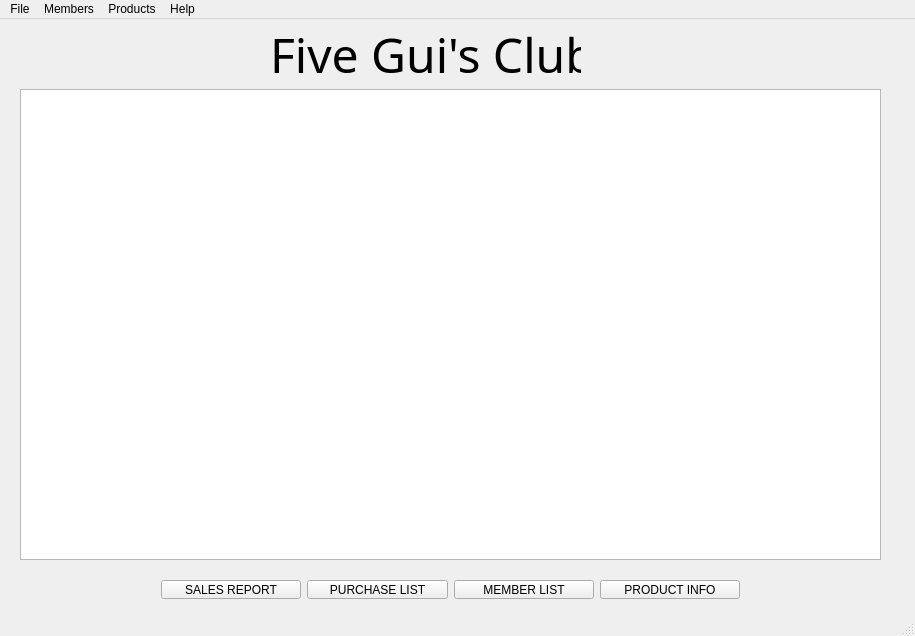
<?xml version="1.0" encoding="UTF-8"?>
<ui version="4.0">
 <class>MainWindow</class>
 <widget class="QMainWindow" name="MainWindow">
  <property name="geometry">
   <rect>
    <x>0</x>
    <y>0</y>
    <width>915</width>
    <height>636</height>
   </rect>
  </property>
  <property name="windowTitle">
   <string>Five Gui's Club Manager</string>
  </property>
  <property name="autoFillBackground">
   <bool>false</bool>
  </property>
  <property name="styleSheet">
   <string notr="true"/>
  </property>
  <widget class="QWidget" name="centralWidget">
   <widget class="QLabel" name="label">
    <property name="geometry">
     <rect>
      <x>270</x>
      <y>0</y>
      <width>311</width>
      <height>71</height>
     </rect>
    </property>
    <property name="font">
     <font>
      <family>Tempus Sans ITC</family>
      <pointsize>36</pointsize>
     </font>
    </property>
    <property name="styleSheet">
     <string notr="true">color: rgb(0, 0, 0);</string>
    </property>
    <property name="text">
     <string>Five Gui's Club</string>
    </property>
   </widget>
   <widget class="QListWidget" name="listWidget">
    <property name="geometry">
     <rect>
      <x>20</x>
      <y>70</y>
      <width>861</width>
      <height>471</height>
     </rect>
    </property>
    <property name="styleSheet">
     <string notr="true">color: rgb(0, 0, 0);</string>
    </property>
   </widget>
   <widget class="QWidget" name="layoutWidget">
    <property name="geometry">
     <rect>
      <x>150</x>
      <y>550</y>
      <width>601</width>
      <height>41</height>
     </rect>
    </property>
    <layout class="QHBoxLayout" name="horizontalLayout">
     <item>
      <widget class="QPushButton" name="pushButton">
       <property name="styleSheet">
        <string notr="true">color: rgb(0, 0, 0);</string>
       </property>
       <property name="text">
        <string>SALES REPORT</string>
       </property>
      </widget>
     </item>
     <item>
      <widget class="QPushButton" name="pushButton_8">
       <property name="styleSheet">
        <string notr="true">color: rgb(0, 0, 0);</string>
       </property>
       <property name="text">
        <string>PURCHASE LIST</string>
       </property>
      </widget>
     </item>
     <item>
      <widget class="QPushButton" name="pushButton_9">
       <property name="styleSheet">
        <string notr="true">color: rgb(0, 0, 0);</string>
       </property>
       <property name="text">
        <string>MEMBER LIST</string>
       </property>
      </widget>
     </item>
     <item>
      <widget class="QPushButton" name="pushButton_3">
       <property name="styleSheet">
        <string notr="true">color: rgb(0, 0, 0);</string>
       </property>
       <property name="text">
        <string>PRODUCT INFO</string>
       </property>
      </widget>
     </item>
    </layout>
   </widget>
   <zorder>layoutWidget</zorder>
   <zorder>label</zorder>
   <zorder>listWidget</zorder>
  </widget>
  <widget class="QStatusBar" name="statusBar"/>
  <widget class="QMenuBar" name="menuBar">
   <property name="geometry">
    <rect>
     <x>0</x>
     <y>0</y>
     <width>915</width>
     <height>21</height>
    </rect>
   </property>
   <widget class="QMenu" name="menuFile">
    <property name="autoFillBackground">
     <bool>false</bool>
    </property>
    <property name="title">
     <string>File</string>
    </property>
    <widget class="QMenu" name="menuImport">
     <property name="title">
      <string>Import</string>
     </property>
     <addaction name="actionMember_File_Import"/>
     <addaction name="actionPurchase_File_Import"/>
    </widget>
    <widget class="QMenu" name="menuSave">
     <property name="title">
      <string>Save</string>
     </property>
     <addaction name="actionMember_File_Save"/>
     <addaction name="actionPurchase_File_Save"/>
    </widget>
    <addaction name="menuImport"/>
    <addaction name="menuSave"/>
    <addaction name="actionSave_All"/>
   </widget>
   <widget class="QMenu" name="menuMembers">
    <property name="title">
     <string>Members</string>
    </property>
    <addaction name="actionSearch_Member_List"/>
    <addaction name="actionAdd_A_Member"/>
    <addaction name="actionDelete_a_member"/>
    <addaction name="actionRebate"/>
    <addaction name="actionExpirations"/>
    <addaction name="actionRecommendation"/>
   </widget>
   <widget class="QMenu" name="menuManage_Products">
    <property name="title">
     <string>Products</string>
    </property>
    <addaction name="actionNew"/>
    <addaction name="actionDelete"/>
    <addaction name="actionSearch_2"/>
   </widget>
   <widget class="QMenu" name="menuHelp">
    <property name="title">
     <string>Help</string>
    </property>
    <addaction name="actionAbout"/>
    <addaction name="actionInstructions"/>
   </widget>
   <addaction name="menuFile"/>
   <addaction name="menuMembers"/>
   <addaction name="menuManage_Products"/>
   <addaction name="menuHelp"/>
  </widget>
  <action name="actionMember_File_Import">
   <property name="text">
    <string>Member File</string>
   </property>
  </action>
  <action name="actionPurchase_File_Import">
   <property name="text">
    <string>Purchase File</string>
   </property>
  </action>
  <action name="actionSave_All">
   <property name="text">
    <string>Save All</string>
   </property>
  </action>
  <action name="actionMember_File_Save">
   <property name="text">
    <string>Member File</string>
   </property>
  </action>
  <action name="actionPurchase_File_Save">
   <property name="text">
    <string>Purchase File</string>
   </property>
  </action>
  <action name="actionPrint_member_list">
   <property name="text">
    <string>Show All</string>
   </property>
  </action>
  <action name="actionSearch_Member_List">
   <property name="text">
    <string>Search</string>
   </property>
  </action>
  <action name="actionAdd_A_Member">
   <property name="text">
    <string>New</string>
   </property>
  </action>
  <action name="actionDelete_a_member">
   <property name="text">
    <string>Delete</string>
   </property>
  </action>
  <action name="actionRebate">
   <property name="text">
    <string>Rebates</string>
   </property>
  </action>
  <action name="actionExpirations">
   <property name="text">
    <string>Expirations</string>
   </property>
  </action>
  <action name="actionSearch">
   <property name="text">
    <string>Info</string>
   </property>
  </action>
  <action name="actionNew">
   <property name="text">
    <string>New</string>
   </property>
  </action>
  <action name="actionDelete">
   <property name="text">
    <string>Delete</string>
   </property>
  </action>
  <action name="actionSearch_2">
   <property name="text">
    <string>Search</string>
   </property>
  </action>
  <action name="actionAbout">
   <property name="text">
    <string>About</string>
   </property>
  </action>
  <action name="actionInstructions">
   <property name="text">
    <string>Instructions</string>
   </property>
  </action>
  <action name="actionRecommendation">
   <property name="text">
    <string>Recommendation</string>
   </property>
  </action>
 </widget>
 <layoutdefault spacing="6" margin="11"/>
 <resources/>
 <connections/>
</ui>
